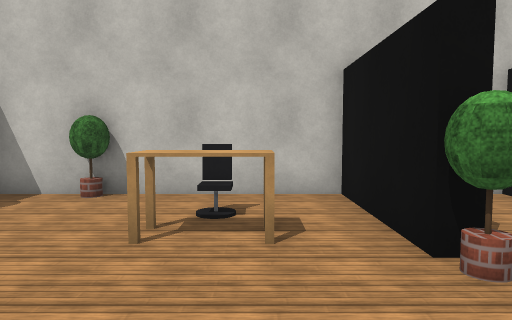
[1] (above)

21 first-person views from a walk through a world built for the Webots simulator. The camera is 1.2 m above the floor, tilts 4° down and sees 70° across. The floor is counted in squares, 1 m on a side. Each view is taken from the middle of a square. On the plan, view 1 faces up. The plan holds only what a view shows up to about 14 squares ahead; the rest is blank. The place goes on beyond the plan. Robots are left out. Webots' stock objects and surfaces are drawn as simple stand-ins.

[2]
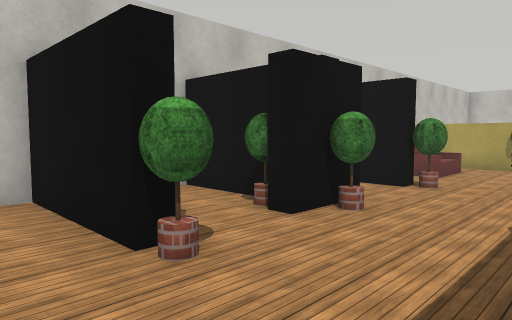

[3]
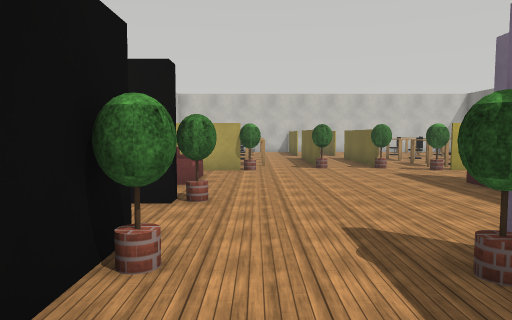

[4]
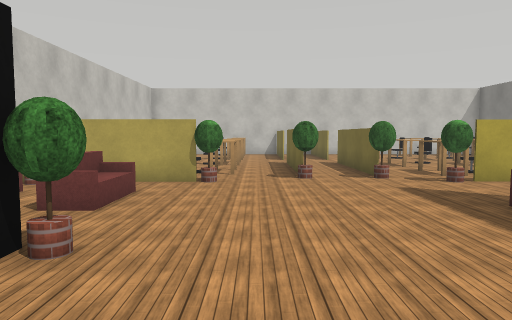

[5]
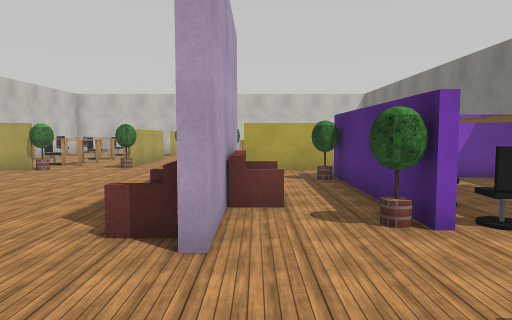

[6]
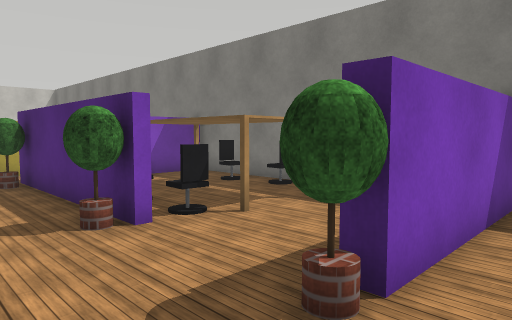

[7]
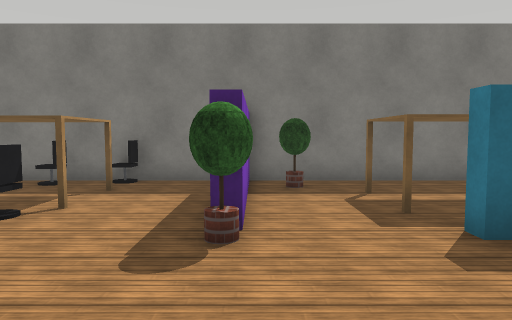

[8]
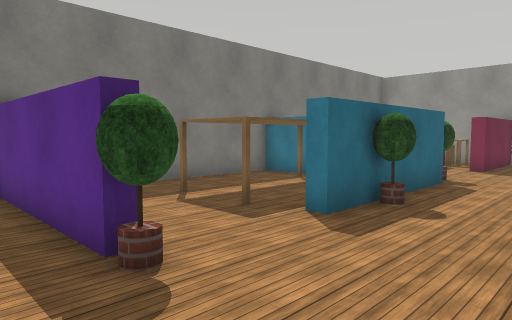

[9]
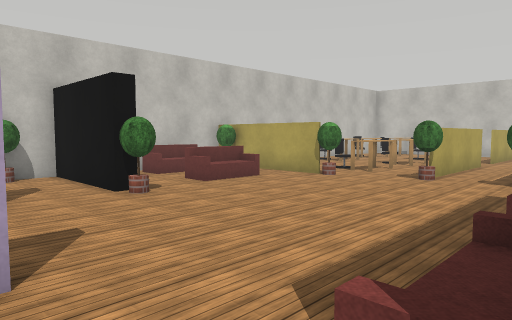

[10]
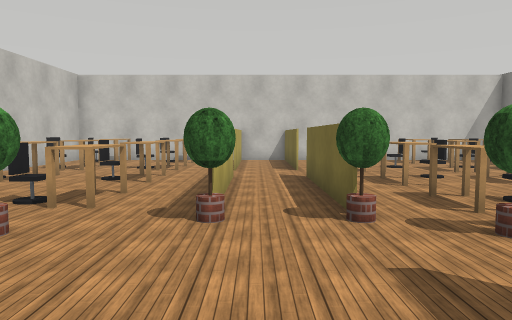

[11]
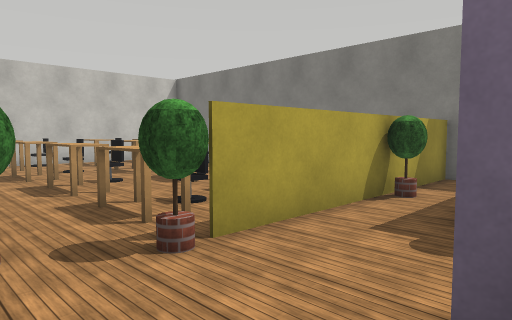

[12]
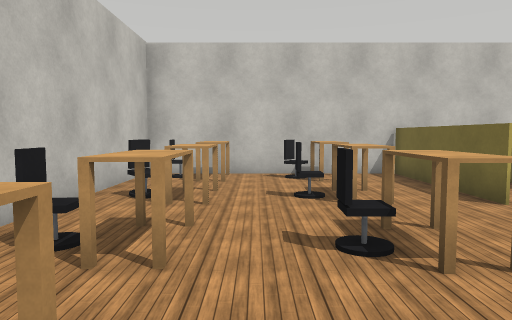

[13]
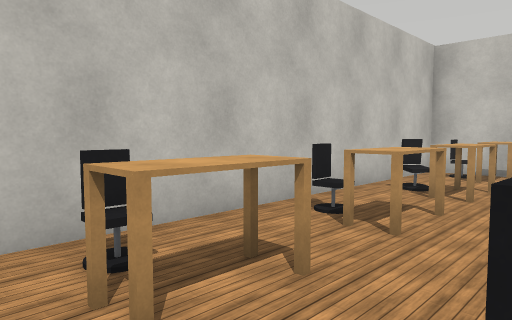

[14]
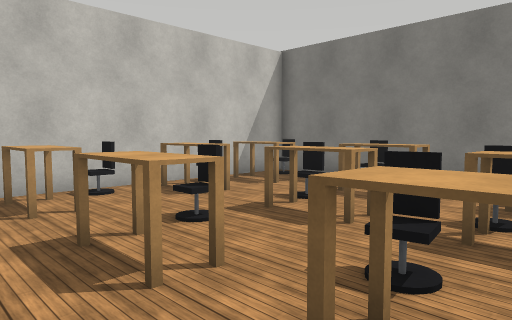

[15]
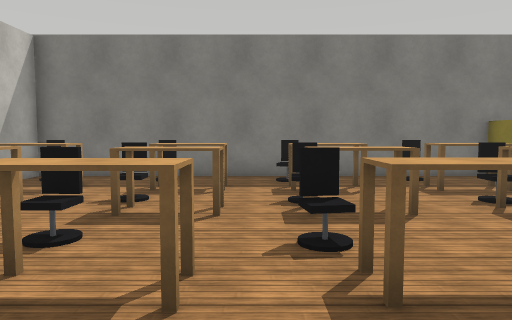

[16]
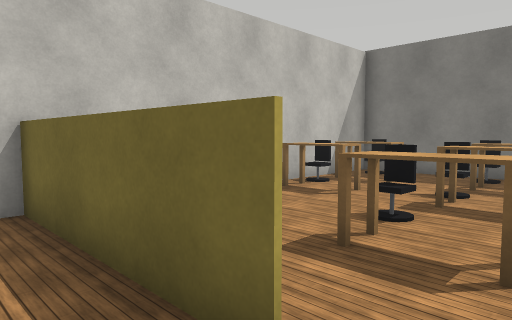

[17]
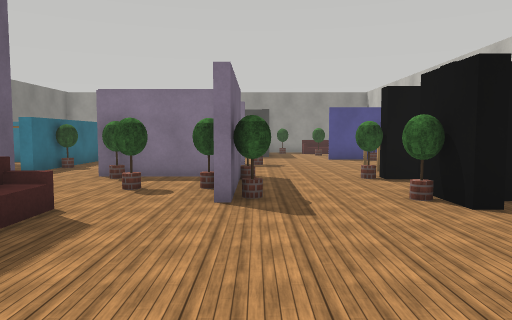

[18]
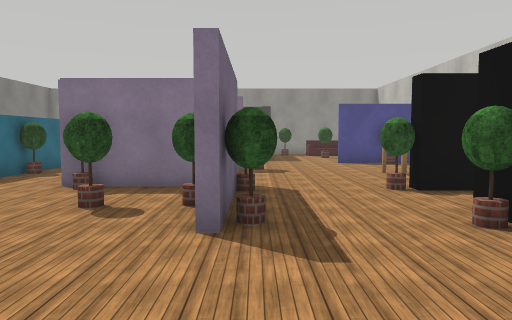

[19]
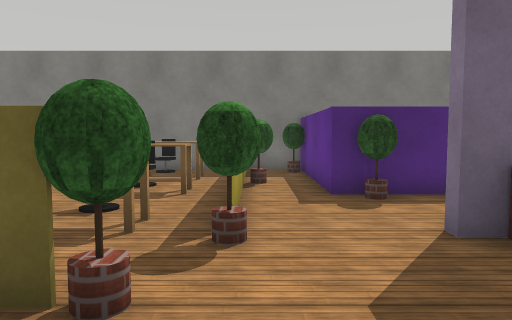

[20]
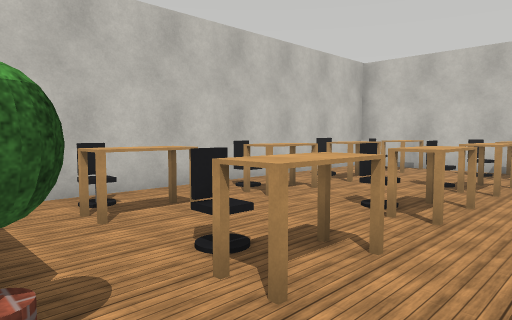

[21]
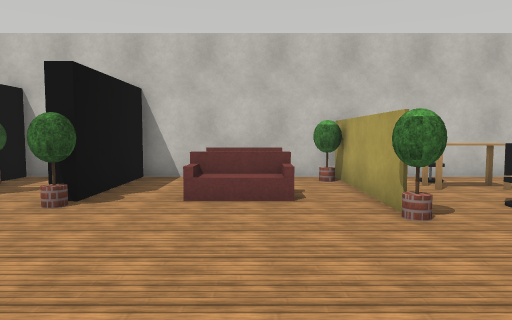

### Floor plan
Points are (right, up) in squares from view 1. A wall is a line through its corners. A room is listed if a view was taken in it or the views show most of it. See-through windows are left out.
Room 1 (views 1, 2, 3, 4, 5, 6, 7, 8, 9, 10, 11, 16, 17, 18, 19, 20, 21)
walls: (6.5, -4.5) (5.6, -4.5) (5.6, -4.1); (1.6, -1.1) (1.6, -4.6); (1.1, -0.4) (4.6, -0.4); (7.4, -7.2) (11.6, -7.2); (11, -4.2) (11.6, -4.2) (11.6, -4.5) (10.5, -4.5); (6.2, 4) (6.2, 3.5) (5.4, 3.5); (5, 4.6) (5, 7.4); (2.2, 4.8) (2.2, 3.5) (1.7, 3.5) (1.7, 7.3) (-4.5, 7.3); (-0.5, -7.2) (0.4, -7.2) (0.4, -7.5); (12.5, -7.4) (12.5, -12.4); (15.4, -2.4) (20.4, -2.4); (14.3, 2.5) (14.3, 5.4); (10.6, 7.3) (8.8, 7.3) (8.8, 3.5) (8.3, 3.5) (8.3, 7.3) (5.5, 7.3) (5.5, 6.3); (14.3, -8.5) (14.3, -4.5); (3.2, -12.2) (3.2, -7.5) (3.6, -7.5) (3.6, -12.4); (4.2, -12.5) (13.9, -12.5); (-3.5, -7.2) (-1.4, -7.2); (14.3, 6.4) (14.3, 7.4); (13.4, 7.3) (12.4, 7.3); (12.2, -12.5) (12.2, -10.6); (-3.9, -10.7) (-3.9, -12.5); (14.3, -12.5) (14.3, -9.5); (20.5, -0.4) (15.4, -0.4); (-4.5, -12.5) (3.5, -12.5); (22.1, -2.4) (27.2, -2.4); (24, -0.4) (22.4, -0.4); (27.2, -2.1) (27.2, 0)
ways out: opening at (15, 1.7) to room 2; opening at (21.5, 0) to room 2; opening at (15, -3.5) to room 3; opening at (21.5, -2) to room 3; opening at (-2.5, -5.5)
objects: table (-3, -10) to (0, -9); other object (-3, 0) to (-2, 0); potted tree (-3, 7); potted tree (-1, -7); table (-1, 4) to (0, 4); office chair (-1, 5) to (0, 5); potted tree (2, -11); potted tree (2, -4); potted tree (2, 0); potted tree (2, 3); potted tree (3, -7) to (4, -7); potted tree (4, -3); potted tree (4, -1); potted tree (4, 4) to (5, 4); potted tree (5, 0); potted tree (5, 3); office chair (6, -12); table (6, -11) to (10, -9); potted tree (6, 6); office chair (7, -8); potted tree (7, -7); sofa (7, -4); potted tree (7, 7); office chair (8, -12); other object (8, -8); sofa (8, -5) to (10, -5); office chair (9, -12) to (10, -11); potted tree (9, 3); other object (10, -4); sofa (11, 4) to (12, 4); sofa (11, 6) to (12, 7); potted tree (12, -7); potted tree (13, -12) to (13, -11); potted tree (14, -4); potted tree (15, -3) to (15, -2); potted tree (15, 0)
Room 2 (views 12, 13)
walls: (22.1, -0.3) (27.2, -0.3); (14.3, 5.4) (14.3, 6.4); (15.4, -0.3) (19, -0.3); (27.2, 0) (27.2, 7.3) (13.4, 7.3)
ways out: opening at (15, 1.7) to room 1; opening at (21.5, 0) to room 1
objects: potted tree (14, 2); potted tree (14, 6); table (16, 2) to (17, 2); table (16, 5) to (17, 5); office chair (17, 3); office chair (17, 6); table (19, 2) to (20, 2); table (19, 5) to (21, 5); office chair (20, 3); office chair (20, 6); table (22, 2) to (24, 2); table (22, 5) to (24, 5); office chair (23, 3); office chair (23, 6); table (26, 2); office chair (26, 3); table (26, 5); office chair (26, 6)
Room 3 (views 14, 15)
walls: (14.3, -9.5) (14.3, -8.5); (14.4, -11.5) (14.4, -12.5); (13.9, -12.5) (27.2, -12.5) (27.2, -2.1)
ways out: opening at (15, -3.5) to room 1; opening at (21.5, -2) to room 1
objects: potted tree (14, -9); table (16, -10) to (17, -10); table (16, -8); table (16, -5) to (17, -5); office chair (17, -12); office chair (17, -9) to (17, -8); office chair (17, -6); table (19, -10) to (20, -10); table (19, -8); table (19, -5) to (20, -5); office chair (20, -12) to (20, -11); office chair (20, -9) to (20, -8); office chair (20, -6); table (22, -10) to (23, -10); table (22, -8) to (23, -8); table (22, -5) to (23, -5); office chair (23, -12); office chair (23, -9); office chair (23, -6); table (25, -10) to (26, -10); table (25, -8) to (26, -8); table (25, -5) to (26, -5); office chair (26, -12); office chair (27, -9); office chair (27, -6)

Positions as (right, up) in squares from view 1, and headings:
1: (0, 0), facing up
2: (0, 0), facing up-right
3: (2, 2), facing right
4: (5, 1), facing right
5: (2, -5), facing right
6: (2, -5), facing down-right
7: (3, -3), facing down
8: (5, -4), facing down-left
9: (5, -4), facing up-right
10: (10, -1), facing right
11: (11, -2), facing down-right
12: (16, 4), facing right
13: (15, 3), facing up-right
14: (19, -3), facing down-right
15: (21, -2), facing down
16: (21, -1), facing down-right
17: (12, 0), facing left
18: (10, 0), facing left
19: (14, 0), facing down
20: (14, 0), facing up-right
21: (12, -3), facing up
